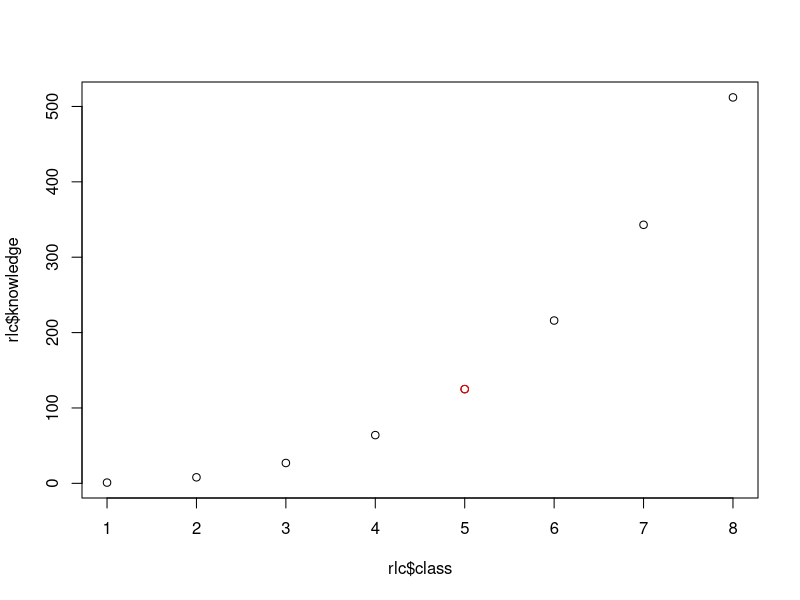

This figure's R source: (Note: this script raises an error after producing the figure.)
#####################################################################
############################## DPLYR ################################
#####################################################################



#####################################################################
# PART 0. LEARNING CURVE
#####################################################################

# R learning curve
library(dplyr)
rlc <- tibble(class = 1:8,
             knowledge = (1:8)^3)
class <- 5
plot(rlc$class, rlc$knowledge)
points(rlc$class[class], rlc$knowledge[class], col = "red")



#####################################################################
# PART 1. SUMMARY
#####################################################################

# The dplyr package is THE R PACKAGE
# So let's load it
library(dplyr)
library(stringr)
library(ggplot2)


# Let's load the datasets

accidents #UO: Accident
contractes_menors #UO: contracte
festivals #UO: festival
municipi #UO: municipi
lloguer_any #UO: ??
rendacs #UO: ??
cens_gc #UO: individu


#### ExErSiSe!!!!

#Filtra per festivals de titularitat privada...
#...crea la variable durada amb la durada del festival...
#...elimina la columna any (no és una variable), data_inici, data_fi...
#... ordena les dades per durada, ordre descendent
festivals


#####################################################################
# PART 3. UNIVARIATE ANALYSIS 
#####################################################################

# ..... continues from last lecture....

### 3.3.3. SUMMARIZE / SUMMARISE
# Summarizes data

contractes_menors |>
  summarize(import_total = sum(import_adjudicat))

accidents |> #min, max...
  summarize(edat_mitjana = mean(edat),
            n = n())

cens_gc |> 
  summarize(es_afusellat = mean(es_afusellat)) #percentatges, en variables 1-0

cens_gc |> 
  summarize(tarragona = mean(provincia_desaparicio == "Tarragona", na.rm = T)) #percentatges, vectors lògics (TRUE-FALSE)





### 3.4.3. GROUP_BY
# Groups the data by some category

#Mitjana assistència per àmbit
festivals |> 
  group_by(ambit) |> 
  summarize(assistencia = mean(assistents_a_barcelona, na.rm = T))

#nombre d'accidents per barri
accidents |>
  group_by(nom_districte, descripcio_torn) |> 
  summarize(m_edat = mean(edat))

#Preu lloguer i preu lloguer m2 per any i districte
lloguer_any |> 
  group_by(any, nom_districte) |> 
  summarize(preu = mean(preu, na.rm = T),
            preu_m2 = mean(preu_m2, na.rm = T),
            n = n())


#### ExErSiSe!!!!

# Quin proveidor s'ha emportat més pasta 'menor'? (group_by -> summarize -> sum)
contractes_menors 

# Quim proveidor s'ha emportat més pasta 'menor' als contractes de l'Ajuntament de Barcelona?
contractes_menors

# Per comarca, mediana i desviació típica de població i altitud màxima ...
#... ordena els resultats per desviació típica, en ordre descendent.
municipi


### Exemple de group_by amb filter (NO EXAM!)
lloguer_any |> 
  group_by(nom_districte) |> 
  filter(preu_m2 == max(preu_m2) | preu_m2 == min(preu_m2)) |> 
  arrange(nom_districte)

### Exemple de group_by amb mutate (NO EXAM!)
lloguer_any |> 
  group_by(trimestre, nom_districte, any) |> 
  mutate(m_distr_peu_m2 = mean(preu_m2)) |> 
  ungroup() |> 
  mutate(rel_distr = preu_m2 / m_distr_peu_m2) |> 
  arrange(desc(rel_distr))




#####################################################################
# PART 3. RECODING
#####################################################################


## 3.1. BOOLEAN OPERATORS

#    - AND: & (all conditions must be present)
#    - OR: | (any condition can be present)
#    - NOT: ! (returns the contrary of the condition)

ctr_pov <- tibble(country = c("Armenia", "Austria", "Benin", "Bolivia",
                              "Brazil", "Colombia", "El Salvador",
                              "Ethiopia", "Honduras", "Indonesia"),
                  continent = c("ASI", "EUR", "AFR", "AME", "AME", "AME", 
                                "AME", "AFR", "AME", "ASI"),
                  poverty = c(1.90, 0.7, 49.6, 6.4, 3.4, 4.5, 
                              1.9, 26.7, 16.2, 7.2))

# African countries AND less than 30% below poverty line
ctr_pov |> 
  filter(continent == "AFR" & poverty > 30)

# Not from Africa AND less than 10% below poverty line  
ctr_pov |> 
  filter(continent != "AFR" & poverty < 10)

# American countries OR less than 30% below poverty line
ctr_pov |> 
  filter(continent == "AME" | ctr_pov$poverty > 30)

# NOT from Africa / less than 30% below poverty line
ctr_pov |> 
  filter(!continent %in% c("AFR", "AME") | ctr_pov$poverty < 10)




## 3.2. IF_ELSE (dplyr)
#    - if_else(condition, if TRUE, if FALSE)


#Ens hem adonat que no sabem si els accidents es van produir o no en cap de setmana
accidents |> 
  glimpse()
unique(accidents$descripcio_tipus_dia)
unique(accidents$descripcio_dia_setmana)

accidents |> 
  select(nom_districte, nom_barri, descripcio_dia_setmana) |> 
  mutate(cap_setmana = if_else(descripcio_dia_setmana %in% c("Dissabte", "Diumenge"),
                                          "Cap de setmana", "Entre setmana"))

###    Guardem i fem un Barplot??


#Volem saber quines persones van desaparèixer concretament a Catalunya durant la guerra civil
cens_gc |> 
  glimpse() 
  
cens_gc |>
  select(nom_desaparegut, sexe, provincia_desaparicio) |> 
  mutate(cat_desaparicio = if_else(provincia_desaparicio %in% c("Tarragona", "Barcelona",
                                                                "Girona", "Lleida"), "Catalunya", "Altres"))

#Distingir els contractes menors de telefonia
contractes_menors |> 
  mutate(objecte_del_contracte = if_else(str_detect(objecte_del_contracte, "telef") | str_detect(objecte_del_contracte, "telèf"), 
                                         "Telefonia", objecte_del_contracte))

#### ExErSiSe!!!!

#Dicotomitza les seccions censals de Barcelona segons si són riques (què vol dir ser rica? -> validesa!)
rendacs
hist(rendacs$import_euros)






## 3.3. CASE_WHEN (dplyr)
#    - case_when(condition1 ~ if TRUE,
#                condition2 ~ if TRUE,
#                condition3 ~ if TRUE,
#                ..., 
#                TRUE ~ if TRUE)

polity <- tibble(country = c("United States", "Bolivia", "Australia", "Azerbaijan",
                             "USSR", "Timor Leste", "Eritrea", "Qatar", "Gambia"),
                 year = c(1776, 1825, 1901, 1991, 1922, 2002, 1993, 1971, 1965),
                 polity2 = c(0, -3, 10, -3, -7, 6, -6, -10, 8))
polity

polity |> 
  mutate(polity_dic = case_when(polity2 > 5 ~  "Democracy", 
                                polity2 > -5 ~  "Anocracy",
                                TRUE ~ "Autocracy"))

#Exactly the same operation:
#polity$polity_dic <- case_when(polity$polity2 > 5 ~  "Democracy", 
#                               polity$polity2 > -5 ~  "Anocracy",
#                               TRUE ~ "Autocracy")

polity |> 
  mutate(century = case_when(year < 1800 ~  "18c", 
                             year < 1900 ~  "19c",
                             year < 2000 ~  "20c",
                             TRUE ~ "21c"))


# Volem separar els municipis en funció de: Barcelona, Grans, Mitjans, Petits
municipi







## 3.4. FACTOR
#    - factor(vector)
#    - factor(vector)

factor(polity$century,
       ordered = TRUE,
       c("18c", "19c", "20c", "21c"))



## 3.5. RECODE
# change a particular value of a variable
#    - recode(vector, old_value = "new_value")


#Veiem que Sants-Montjuïc no està ben posat:
accidents |> 
  glimpse()

accidents |> 
  mutate(nom_districte = recode(nom_districte, `Sants-Montjuďc` = "Sants-Montjuïc"))



# ExErCiCi
## Una categoria està malament. Canvia-la.
unique(accidents$descripcio_causa_vianant)


## 3.6. AS.XXXXXX
#    - as.numeric(vector)
#    - as.factor(vector)
#    - as.character(vector)
#    - as.integer(vector)
#    - as.Date(vector)

polity <- polity |>
  mutate(across(country:polity2, ~ as.character(.)))


polity$year <- as.numeric(polity$year)
polity$polity2 <- as.numeric(polity$polity2)

